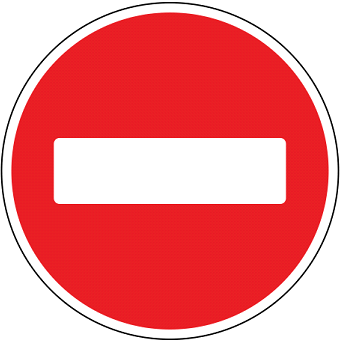
#> input picture Yandex Hackathone road sign detection/CameraStreaming/Знаки/5.png, 340 x 341 px, given in place of the camera
$ python 1.py
#> lines starting #> are read from the running program, lines starting #| are printed output that depends on the picture
import numpy as np
import cv2 as cv
import cv2

file = ''
cap = cv2.VideoCapture(0)

fourcc = cv2.VideoWriter_fourcc(*'XVID')
out = cv2.VideoWriter('output.avi', fourcc, 30.0, (640,480))

while(cap.isOpened()):
    ret, frame = cap.read()
#> frame is the input picture: shape (341, 340, 3); mean B, G, R 131.3, 127.8, 239.7
    if ret == True:
        #Отображение текста на кадрах видеопотока (вставьте наименование знака вместо helloworld)
        ## TODO: Напишите код для детектирования и распознавания знака
        import numpy as np

        names = {1: ["Treangle", np.array([119, 101, 73]), np.array([255, 255, 255]), 75, np.array([0, 0, 0]),
                     np.array([255, 255, 254])],  # !!!! -
                 2: ["Doing works", np.array([20, 71, 71]), np.array([56, 255, 255]), 70, np.array([30, 30, 255]),
                     np.array([255, 255, 255])],
                 3: ["Crosswalk", np.array([98, 57, 60]), np.array([163, 255, 255]), 87,
                     np.array([25, 82, 117]), np.array([255, 255, 253])],  # !!!!
                 4: ["Stand_place", np.array([98, 57, 60]), np.array([163, 255, 255]), 65, np.array([16, 82, 17]),
                     np.array([233, 230, 254])],
                 5: ["Brick", np.array([119, 101, 73]), np.array([255, 255, 255]), 70, np.array([0, 0, 0]),
                     np.array([255, 255, 254])],
                 6: ["Stop", np.array([119, 101, 73]), np.array([255, 255, 255]), 70, np.array([0, 0, 0]),
                     np.array([255, 255, 254])],
                 7: ["Warning", np.array([119, 101, 73]), np.array([255, 255, 255]), 70, np.array([0, 0, 0]),
                     np.array([255, 255, 254])],
                 8: ["Tire", np.array([119, 101, 73]), np.array([255, 255, 255]), 70, np.array([0, 0, 0]),
                     np.array([255, 255, 254])], }
        # 9: ["Главная дорога", np.array([19, 24, 89]), np.array([35, 255, 255]),       80, np.array([30, 0, 151]), np.array([255, 255, 255])]}
        #
        images = {}
        for i in range(1, len(names)):
            image = cv.imread('Знаки/' + str(i) + '.png')
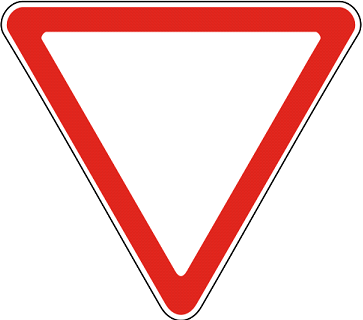
#> input picture Yandex Hackathone road sign detection/CameraStreaming/Знаки/1.png, 363 x 320 px
#> image is the input picture: shape (320, 363, 3); mean B, G, R 204.5, 206.2, 245.1
            image = cv.resize(image, (100, 100))
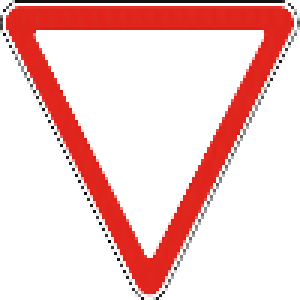
#> image: shape (100, 100, 3) (shown 3 times larger); mean B, G, R 202.8, 204.6, 243.8
            images[names[i][0]] = image

        while (True):
            text = ''
            ret, frame = cap.read()
            hsv = cv.cvtColor(frame, cv.COLOR_BGR2HSV)
            hsv = cv.blur(hsv, (5, 5))  # Размытие

            # Фильтр
            for image in range(1, len(names)):
                lower = names[image][1]
                upper = names[image][2]

                thresh = cv.inRange(hsv, lower, upper)
                thresh = cv.erode(thresh, None, iterations=2)
                thresh = cv.dilate(thresh, None, iterations=10)

                # Контуры
                contours = cv.findContours(thresh.copy(), cv.RETR_TREE, cv.CHAIN_APPROX_SIMPLE)
                contours = contours[1]
                try:
                    c = sorted(contours, key=cv.contourArea, reverse=True)[0]
                    rect = cv.minAreaRect(c)
                    box = np.int0(cv.boxPoints(rect))
                    y1 = int(box[0][1])
                    x2 = int(box[1][0])
                    y2 = int(box[1][1])
                    x3 = int(box[2][0])

                    roiImg = frame[y2:y1, x2:x3]

                    if roiImg.any():
                        resizedRoi = cv.resize(roiImg, (100, 100))
                        # noDrive=cv.resize(noDrive, (100, 100))

                        xresizedRoi = cv.inRange(resizedRoi, lower, upper)
                        xnoDrive = cv.inRange(images[names[image][0]], names[image][4], names[image][5])

                        identity_percent = 0
                        for i in range(100):
                            for j in range(100):
                                if (xresizedRoi[i][j] == xnoDrive[i][j]):
                                    identity_percent += 1
                        # print(identity_percent/100)
                        identity_percent /= 100
                        if identity_percent > names[image][3]:
                            cv.drawContours(frame, [box], -1, (0, 255, 0), 3)  # draw contours in green color
                            cv2.putText(frame, names[image][0], (20, 20), cv2.FONT_HERSHEY_SIMPLEX, 1, (0, 255, 255), 2)


                except:
                    pass

            if cv.waitKey(1) & 0xFF == ord('q'):
                break

        # Пример отображения текста на видео

        # Отображение видео (необходимо убрать при запуске по ssh):
        #cv2.imshow('frame', frame)
        out.write(frame)


    else:
        break

cap.release()
out.release()

cv2.destroyAllWindows()
